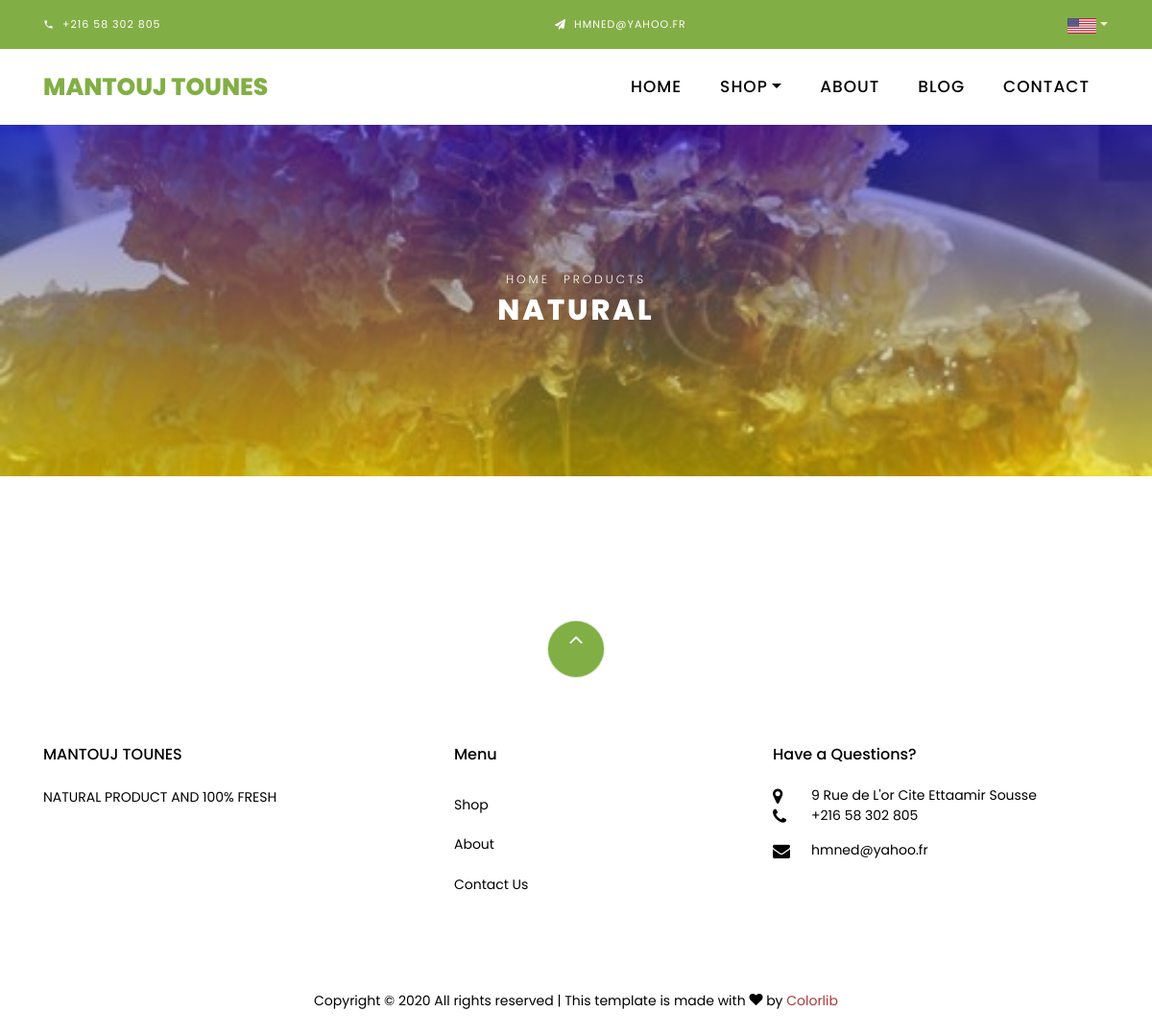
The app's page /shop, older data.
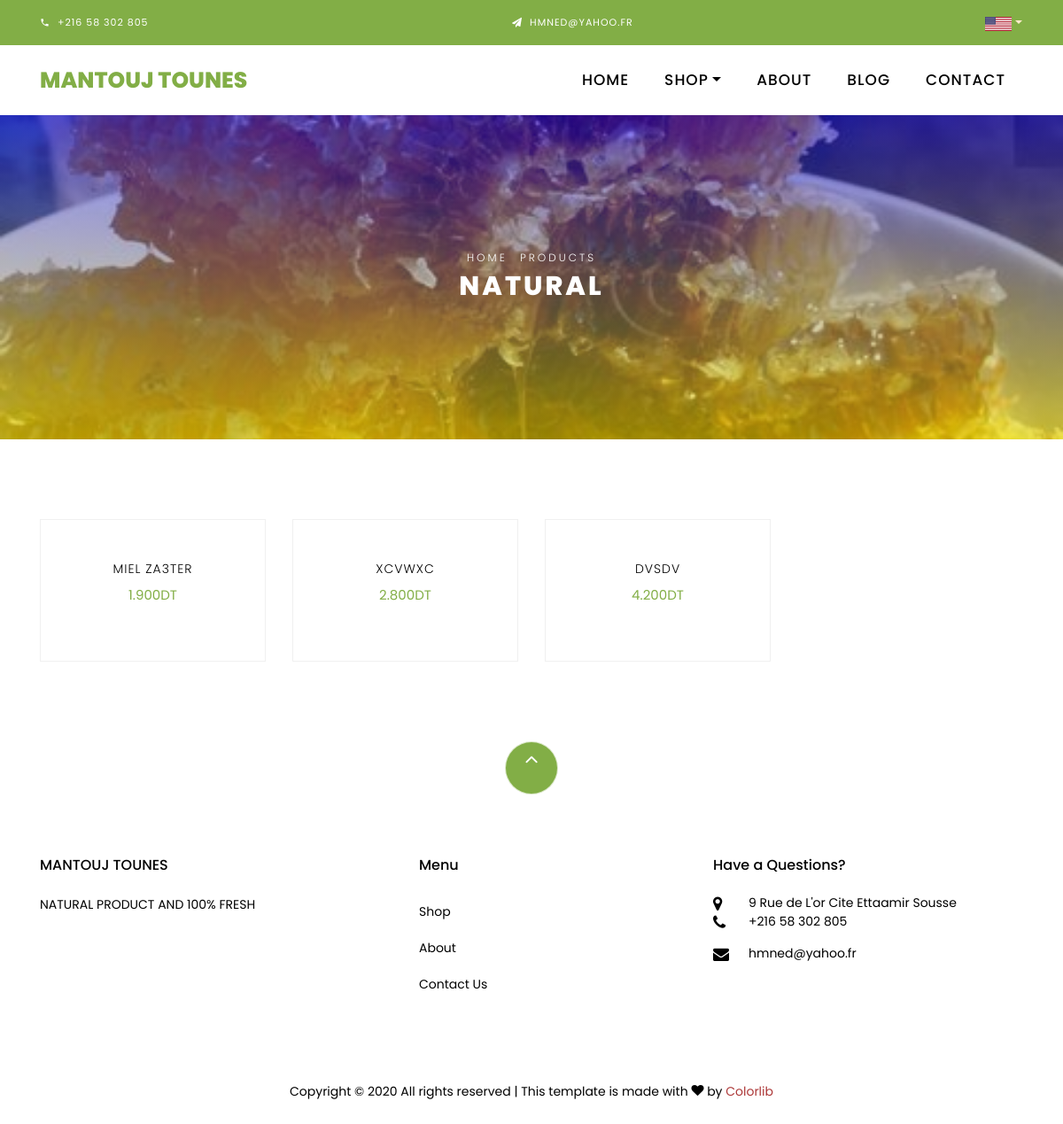
The same page, newer data.
### princ/models.py (models this page shows, shortened)
class NaturalProduct(models.Model):
    name = models.CharField(max_length=50000)
    price = models.DecimalField(decimal_places=3, max_digits=6)
    image = models.ImageField(upload_to='pics')
    description = models.TextField(max_length=10000000)

### princ/views.py (the view)
# urls.py: path('shop', views.natural, name='natural'),
def natural(request):
    Products = NaturalProduct.objects.all()
    return render(request, 'shop.html', context={'products': Products})

### template/shop.html (shortened to what the changed rows need)
{% load static %}
<!DOCTYPE html>
<html lang="en">
  <head>
    <link rel="stylesheet" href="{% static 'css/open-iconic-bootstrap.min.css' %}">
    <link rel="stylesheet" href="{% static 'css/animate.css' %}">
    <link rel="stylesheet" href="{% static 'css/owl.carousel.min.css' %}">
    <link rel="stylesheet" href="{% static 'css/owl.theme.default.min.css' %}">
    <link rel="stylesheet" href="{% static 'css/magnific-popup.css' %}">
    <link rel="stylesheet" href="{% static 'css/aos.css' %}">
    <link rel="stylesheet" href="{% static 'css/ionicons.min.css' %}">
    <link rel="stylesheet" href="{% static 'css/bootstrap-datepicker.css' %}">
    <link rel="stylesheet" href="{% static 'css/jquery.timepicker.css' %}">
    <link rel="stylesheet" href="{% static 'css/flaticon.css' %}">
    <link rel="stylesheet" href="{% static 'css/icomoon.css' %}">
    <link rel="stylesheet" href="{% static 'css/style.css' %}">
  </head>
  <body class="goto-here">
    <div class="hero-wrap hero-bread" style="background-image:linear-gradient(rgba(0, 0, 255, 0.5), rgba(255, 255, 0, 0.5)), url({% static 'images/img6.jpg' %});">
      <div class="container">
        <div class="row no-gutters slider-text align-items-center justify-content-center">
          <div class="col-md-9 ftco-animate text-center">
            <h1 class="mb-0 bread">Natural</h1>
          </div>
        </div>
      </div>
    </div>
    <section class="ftco-section">
    	<div class="container">
    		<div class="row">
    			{% for prod in products %}
    			<div class="col-md-6 col-lg-3 ftco-animate">
    				<div class="product">
    					<a href="#" class="img-prod"><img class="img-fluid" src="{{ prod.image.url }}" alt="Colorlib Template">
    					</a>
    					<div class="text py-3 pb-4 px-3 text-center">
    						<h3><a href="#">{{ prod.name }}</a></h3>
    						<div class="d-flex">
    							<div class="pricing">
                    <p class="price"><span class="price-sale">{{ prod.price }}DT</span>
                      <h3><a href="#">{{ prod.description }}</a></h3></p>
		    					</div>
	    					</div>
    					</div>
    				</div>
          </div>
          {% endfor %}
    		</div>
    	</div>
    </section>
    <footer class="ftco-footer ftco-section">
      <div class="container">
        <div class="row mb-5">
          <div class="col-md">
            <div class="ftco-footer-widget mb-4">
              <h2 class="ftco-heading-2">MANTOUJ TOUNES</h2>
            </div>
          </div>
          <div class="col-md">
            <div class="ftco-footer-widget mb-4 ml-md-5">
              <h2 class="ftco-heading-2">Menu</h2>
            </div>
          </div>
          <div class="col-md">
            <div class="ftco-footer-widget mb-4">
              <h2 class="ftco-heading-2">Have a Questions?</h2>
            </div>
          </div>
        </div>
      </div>
    </footer>
  </body>
</html>

Row changes from the older to the newer data that the page shows:
added NaturalProduct: name "MIEL ZA3TER", price "1.900"
added NaturalProduct: name "XCVWXC", price "2.800"
added NaturalProduct: name "DVSDV", price "4.200"
